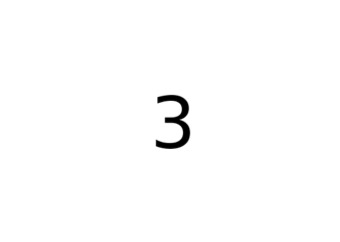
%> input picture lab3/code/smalltest/test1.jpg, 340 x 242 px
$ octave --eval "result = my_operator(imread('smalltest/test1.jpg'));"   (GNU Octave 9; MATLAB toolbox functions it lacks are replaced by stand-ins)
%> lines starting %> are read from the running program, lines starting %| are printed output that depends on the picture; in (x1, y1, x2, y2) boxes, pixels count from 0 and x2, y2 are one past the last pixel; in counts of white or black regions, pixels touching at a corner belong together; the program's own positions count from 1
### lab3/code/single_process.m
function [img_out] = single_process(img_bw)
%UNTITLED7 此处显示有关此函数的摘要
%   此处显示详细说明
    [row,col] = size(img_bw);
    %寻找上下左右四个边界的坐标
    for i = 1 : row
        flag = 0;
        for j = 1 : col
            %从上往下扫描，遇到某一行有黑色的像素，则找到上边界
            if img_bw(i,j) == 0
                top = i;
                flag = 1;
                break;
            end
        end
        if flag == 1
            break;
        end
    end
    for i = row : -1 : 1
        flag = 0;
        for j = 1 : col
            if img_bw(i,j) == 0
                down = i;
                flag = 1;
                break;
            end
        end
        if flag == 1
            break;
        end
    end
    for j = 1 : col
        flag = 0;
        for i = 1 : row
            if img_bw(i,j) == 0
                left = j;
                flag = 1;
                break;
            end
        end
        if flag == 1
            break;
        end
    end
    for j = col : -1 : 1
        flag = 0;
        for i = 1 : row
            if img_bw(i,j) == 0
                right = j;
                flag = 1;
                break;
            end
        end
        if flag == 1
            break;
        end
    end
    %找到上下左右所有的边界后，直接切割出来即可
    img_out = imcrop(img_bw,[left top (right - left) (down - top)]);
end

### lab3/code/my_operator.m
function [output] = my_operator(input_image)
%in this function, you should finish the operator recognition task.
%the input parameter is a matrix of an image which contains an operator.
%the output parameter represents which operator it is.

%getsamples();
[x,y] = size(input_image);
sum = 0;
for i = 1 : x
    for j = 1 : y
        if input_image(i,j) == 1 || input_image(i,j) == 0
            sum = sum + 1;
        end
    end
end
if sum ~= x * y
    input_image = im2bw(input_image);
end
output_image = single_process(input_image);
diff = 100;
output = '';
file_inpath = 'operator_sample/';
img_path_list = dir(strcat(file_inpath,'*.png'));
img_num = length(img_path_list);
for k = 1 : img_num
    img_name = img_path_list(k).name;
    img_bw = imread(strcat(file_inpath,img_name));
    different = similarity(output_image,img_bw);
    if different < diff
        diff = different;
        name = strsplit(img_name,'.');
        output = char(name(1));
    end
end
end
%> after the loop in my_operator, `for i = 1 : x`: sum = 948
%> in my_operator, `input_image = im2bw(input_image);`:
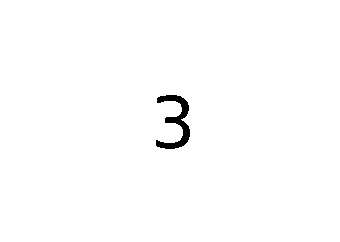
%> input_image: size 242x340 logical; 99.2% white; 1 black region, box (x1, y1, x2, y2) and area: (156, 95, 190, 149) 698
%> after the loop in single_process, `for i = 1 : row`: top = 96
%> after the loop in single_process, `for i = row : -1 : 1`: down = 149
%> after the loop in single_process, `for j = 1 : col`: left = 157
%> after the loop in single_process, `for j = col : -1 : 1`: right = 190
%> in single_process, `img_out = imcrop(img_bw,[left top (right - left) (down - top)]);`:
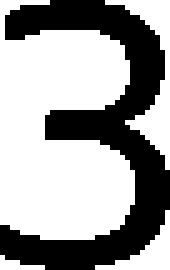
%> img_out: size 54x34 logical (shown 5 times larger); 62% white; 1 black region, box (x1, y1, x2, y2) and area: (0, 0, 34, 54) 698
